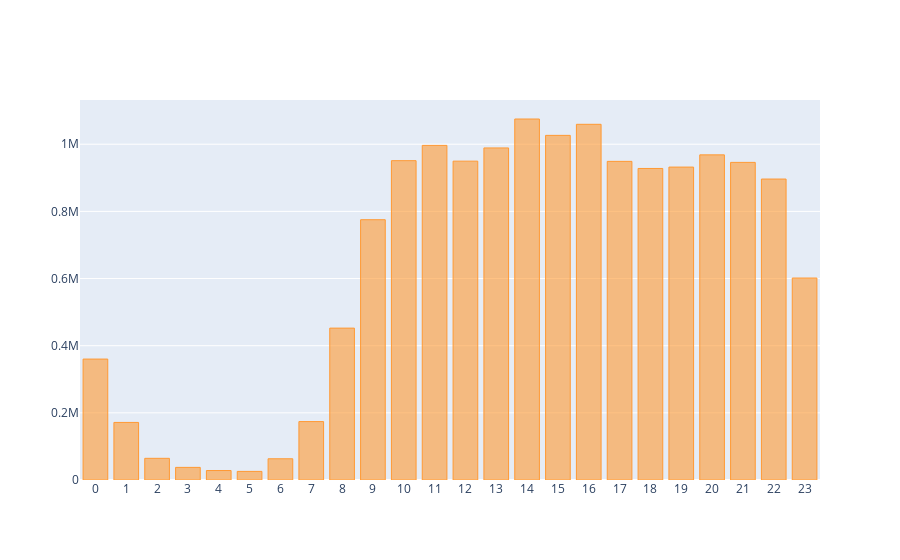

The notebook cell saved with this chart:
### Code cell
layout = {
    'xaxis' : {
        'showticklabels' : True,
        'dtick' : 1
    }
}

merged_order_payment_hour.iplot(kind='bar', theme='white', layout=layout)

### Figure 1 — Plotly figure (JSON) as saved in the notebook; plotly's stock layout.template omitted (floating-point values rounded to 4 significant figures)
{"data": [{"marker": {"color": "rgba(255, 153, 51, 0.6)", "line": {"color": "rgba(255, 153, 51, 1.0)", "width": 1}}, "name": "payment_value", "orientation": "v", "text": "", "type": "bar", "x": [0, 1, 2, 3, 4, 5, 6, 7, 8, 9, 10, 11, 12, 13, 14, 15, 16, 17, 18, 19, 20, 21, 22, 23], "y": [360200.0, 171400.0, 64570.0, 37550.0, 28210.0, 25620.0, 63220.0, 173900.0, 452300.0, 775100.0, 951000.0, 996500.0, 949600.0, 988900.0, 1075000.0, 1026000.0, 1059000.0, 949000.0, 927800.0, 931900.0, 968300.0, 945900.0, 896300.0, 601500.0]}], "layout": {"xaxis": {"dtick": 1, "showticklabels": true}}}
